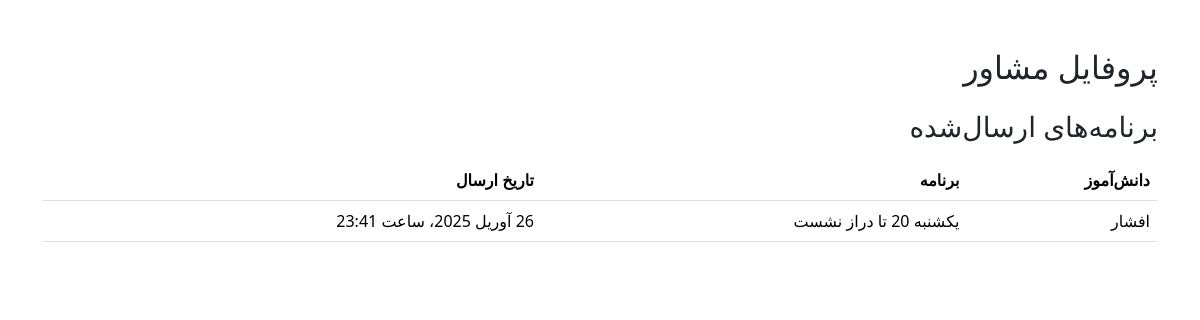
Page /consultant/profile/ (signed in) on the committed database.
### appone/models.py (models this page shows, shortened)
class HealthProgram(models.Model):
    user = models.ForeignKey(User, on_delete=models.CASCADE)
    consultant = models.ForeignKey('Consultant', on_delete=models.CASCADE)
    program_text = models.TextField()  # برنامه ارسال شده
    date_assigned = models.DateTimeField(auto_now_add=True)  # زمان ارسال برنامه

### appone/decorators.py (the view)
    def wrap(request, *args, **kwargs):
        try:
            consultant = request.user.consultant
        except Consultant.DoesNotExist:
            raise Http404("شما دسترسی به این بخش ندارید.")
        return function(request, *args, **kwargs)

### appone/views.py (called while the page is built)
@login_required
@consultant_required
def consultant_profile(request):
    consultant = request.user.consultant
    health_programs = HealthProgram.objects.filter(consultant=consultant)
    return render(request, 'consultant_profile.html', {'consultant': consultant, 'health_programs': health_programs})

### appone/templates/consultant_profile.html (shortened to what this page needs)
<!DOCTYPE html>
<html lang="fa" dir="rtl">
<head>
    <link href="https://cdn.jsdelivr.net/npm/bootstrap@5.3.2/dist/css/bootstrap.rtl.min.css" rel="stylesheet" />
</head>
<body>
    <div class="container">
        <h2 class="mt-5">پروفایل مشاور</h2>
        <h3 class="mt-4">برنامه‌های ارسال‌شده</h3>
        <table class="table mt-3">
            <thead>
                <tr>
                    <th>دانش‌آموز</th>
                    <th>برنامه</th>
                    <th>تاریخ ارسال</th>
                </tr>
            </thead>
            <tbody>
                {% for program in health_programs %}
                <tr>
                    <td>{{ program.user.username }}</td>
                    <td>{{ program.program_text }}</td>
                    <td>{{ program.date_assigned }}</td>
                </tr>
                {% endfor %}
            </tbody>
        </table>
    </div>
</body>
</html>

### rows in the picture
HealthProgram: user.username "افشار", program_text "یکشنبه 20 تا دراز نشست", date_assigned "26 آوریل 2025، ساعت 23:41"
